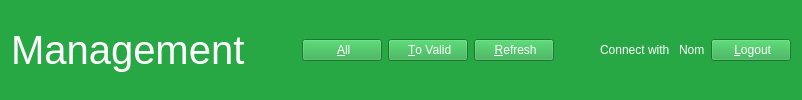
       <widget class="QWidget" name="widget" native="true">
        <property name="styleSheet">
         <string notr="true">background-color: rgb(40, 167, 69);</string>
        </property>
        <layout class="QHBoxLayout" name="horizontalLayout_106">
         <item>
          <layout class="QHBoxLayout" name="horizontalLayout_2">
           <item>
            <widget class="QLabel" name="label">
             <property name="font">
              <font>
               <pointsize>30</pointsize>
              </font>
             </property>
             <property name="styleSheet">
              <string notr="true">color: rgb(255, 255, 255);</string>
             </property>
             <property name="text">
              <string>Management </string>
             </property>
            </widget>
           </item>
           <item>
            <spacer name="horizontalSpacer_2">
             <property name="orientation">
              <enum>Qt::Horizontal</enum>
             </property>
             <property name="sizeHint" stdset="0">
              <size>
               <width>40</width>
               <height>20</height>
              </size>
             </property>
            </spacer>
           </item>
           <item>
            <widget class="QPushButton" name="pushButton_3">
             <property name="styleSheet">
              <string notr="true">color: rgb(255, 255, 255);
background-color: rgb(40, 167, 69);
border-color: rgb(255,255,255);</string>
             </property>
             <property name="text">
              <string> &amp;All</string>
             </property>
             <property name="icon">
              <iconset resource="Pictures.qrc">
               <normaloff>:/PNG/Images/PNG/All.png</normaloff>:/PNG/Images/PNG/All.png</iconset>
             </property>
            </widget>
           </item>
           <item>
            <widget class="QPushButton" name="pushButton_4">
             <property name="styleSheet">
              <string notr="true">color: rgb(255, 255, 255);
background-color: rgb(40, 167, 69);
border-color: rgb(255,255,255);</string>
             </property>
             <property name="text">
              <string> &amp;To Valid</string>
             </property>
             <property name="icon">
              <iconset resource="Pictures.qrc">
               <normaloff>:/PNG/Images/PNG/Valid.png</normaloff>:/PNG/Images/PNG/Valid.png</iconset>
             </property>
            </widget>
           </item>
           <item>
            <widget class="QPushButton" name="pushButton_2">
             <property name="styleSheet">
              <string notr="true">color: rgb(255, 255, 255);
background-color: rgb(40, 167, 69);
border-color: rgb(255,255,255);</string>
             </property>
             <property name="text">
              <string> &amp;Refresh</string>
             </property>
             <property name="icon">
              <iconset resource="Pictures.qrc">
               <normaloff>:/PNG/Images/PNG/Refresh.png</normaloff>:/PNG/Images/PNG/Refresh.png</iconset>
             </property>
            </widget>
           </item>
           <item>
            <spacer name="horizontalSpacer_3">
             <property name="orientation">
              <enum>Qt::Horizontal</enum>
             </property>
             <property name="sizeHint" stdset="0">
              <size>
               <width>40</width>
               <height>20</height>
              </size>
             </property>
            </spacer>
           </item>
           <item>
            <layout class="QHBoxLayout" name="horizontalLayout">
             <item>
              <widget class="QLabel" name="label_2">
               <property name="styleSheet">
                <string notr="true">color: rgb(255, 255, 255);</string>
               </property>
               <property name="text">
                <string>Connect with </string>
               </property>
              </widget>
             </item>
             <item>
              <widget class="QLabel" name="labelNom">
               <property name="styleSheet">
                <string notr="true">color: rgb(255, 255, 255);</string>
               </property>
               <property name="text">
                <string>Nom</string>
               </property>
              </widget>
             </item>
            </layout>
           </item>
           <item>
            <widget class="QPushButton" name="pushButton">
             <property name="styleSheet">
              <string notr="true">color: rgb(255, 255, 255);
background-color: rgb(40, 167, 69);
border-color: rgb(255,255,255);</string>
             </property>
             <property name="text">
              <string> &amp;Logout</string>
             </property>
             <property name="icon">
              <iconset resource="Pictures.qrc">
               <normaloff>:/PNG/Images/PNG/Out.png</normaloff>:/PNG/Images/PNG/Out.png</iconset>
             </property>
            </widget>
           </item>
          </layout>
         </item>
        </layout>
       </widget>
